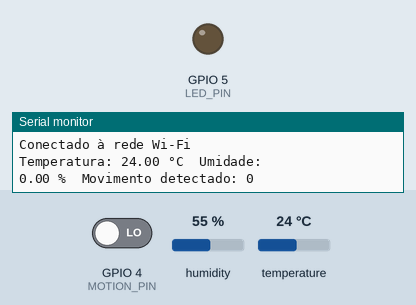
Bench run of a sketch on a simulated ESP8266 (NodeMCU). Shown: output pins drawn as LEDs (lit = HIGH), the last lines printed to the serial monitor. The inputs (shaded band) are chosen by the test bench; at power-on: temperature 24 °C, GPIO 4 (MOTION_PIN) LOW, humidity 55 %. WiFi joins after 1.5 s; servers stay silent unless stated.

Above: at 3.2 s.
3.3 s: temperature set to 26 °C
At 5.5 s:
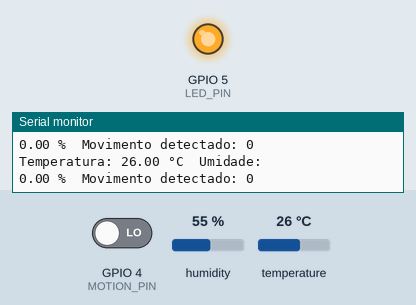
6.0 s: temperature set to 12 °C
At 6.7 s:
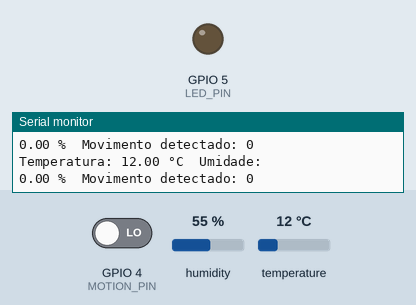
8.7 s: temperature set to 28 °C
At 11.5 s:
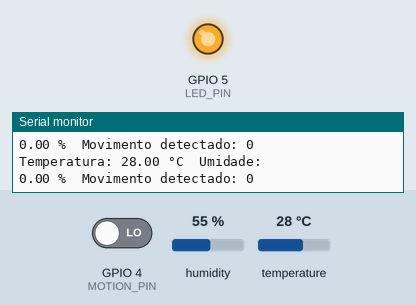
Timing chart, 0 to 13.0 s (numbered marks = the images above; inputs shaded):
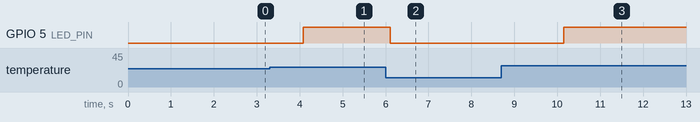

The sketch:

monitoramento.ino
```cpp
// Falta instalar as bibliotecas ESP8266WiFi e DHT no código

// Importando bibliotecas no projeto
#include <ESP8266WiFi.h>
#include <DHT.h>

// Configurando o DHT11
#define DHTPIN 2
#define DHTTYPE DHT11

// Configurando o LED
#define LED_PIN 5

// Configurando o sensor de movimento
#define MOTION_PIN 4

// Configurando a rede Wi-Fi
const char* ssid = "Redmi Note 11S 5G";
const char* senha = "12345678";

// Inicializando o sensor DHT11
DHT dht(DHTPIN, DHTTYPE);

void setup() {
// Comunicação serial padrão
Serial.begin(9600);

// Inicializando o sensor no código
dht.begin();

// Configurando os pinos
pinMode(LED_PIN, OUTPUT);
pinMode(MOTION_PIN, INPUT);

// Conectando a rede Wi-Fi
WiFi.begin(ssid, senha);
while (WiFi.status() != WL_CONNECTED) {
    delay(1000);
    Serial.println("Conectando à rede Wi-Fi");
}

Serial.println("Conectado à rede Wi-Fi");
}

void loop() {
// Lendo os valores do sensor DHT11
float temperatura = dht.readTemperature();
float umidade = dht.readUmidade();

// Lendo os valores do sensor de movimento
int movimentoDetectado = digitalRead(MOTION_PIN);

// Exibindo os valores no serial monitor
Serial.print("Temperatura: ");
Serial.print(temperatura);
Serial.print(" °C\t");
Serial.println("Umidade: ");
Serial.print(umidade);
Serial.print(" %\t");
Serial.print("Movimento detectado: ");
Serial.println(movimentoDetectado);

// Acendendo ou apagando o LED pela temperatura
if (temperatura >= 25.0) {
    digitalWrite(LED_PIN, HIGH);
} else {
    digitalWrite(LED_PIN, LOW);
}

delay(2000);
}
```

Measured:
- the behaviour switches between 24 and 25 °C on temperature (found by bisection; images 0 and 1)
- after the input at 3.3 s, GPIO 5 (LED_PIN): LOW → HIGH after 0.78 s
- after the input at 6.0 s, GPIO 5 (LED_PIN): HIGH → LOW after 0.11 s
- after the input at 8.7 s, GPIO 5 (LED_PIN): LOW → HIGH after 1.5 s
